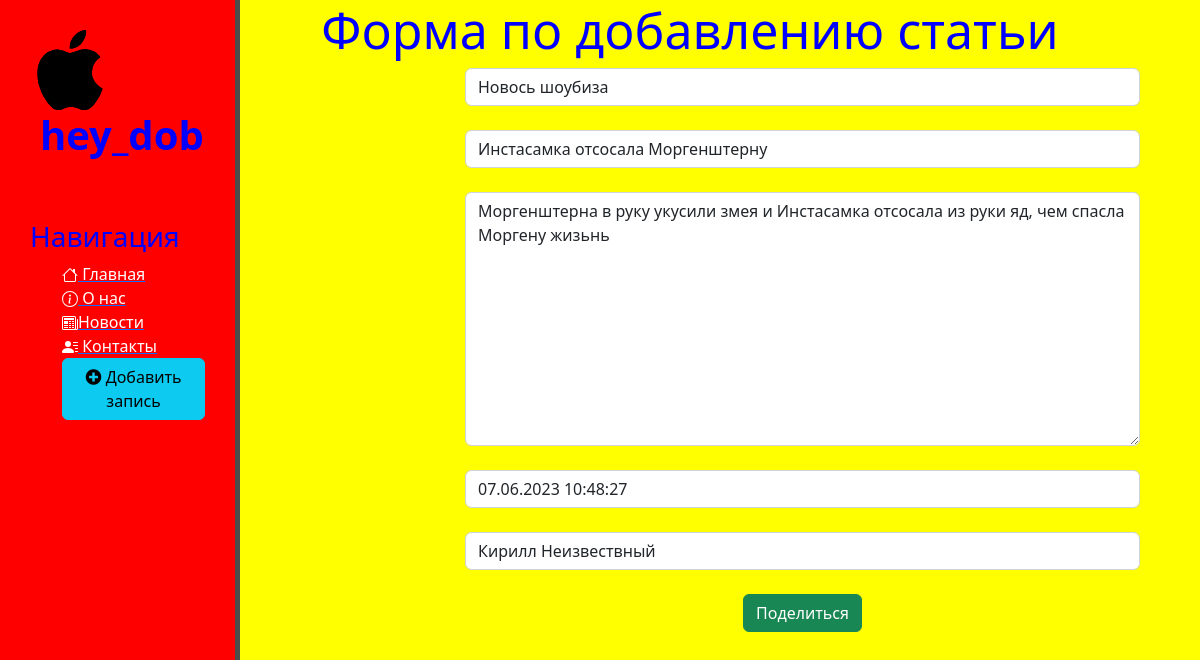
The page /news/1/update on the database as committed earlier.
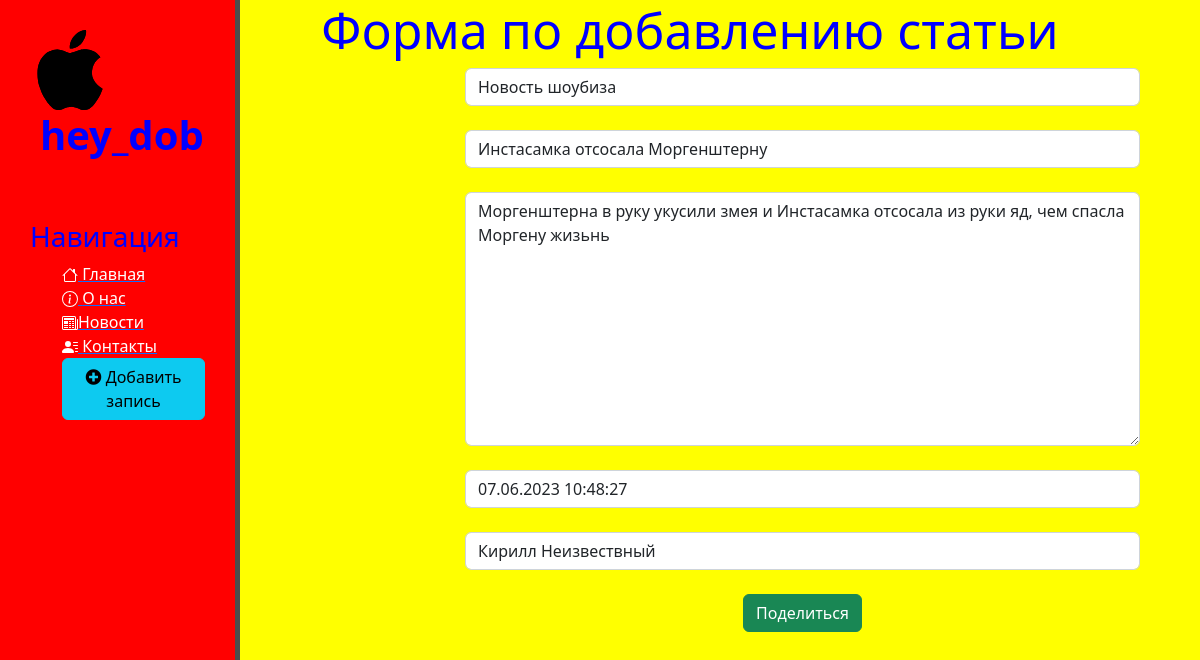
The same page on the database as committed later.
### news/models.py (models this page shows, shortened)
class DataBase(models.Model):
    title = models.CharField('Заголовок', max_length=50, default='Заголовок не указан')
    intro = models.CharField('Анонс', max_length=200)
    full_text = models.TextField('Текст статьи', max_length=5000)
    date = models.DateTimeField('Дата публикации')
    author = models.CharField('Автор статьи', max_length=50)
    class Meta:
        verbose_name = 'Новость'
        verbose_name_plural = 'Новости'

### news/views.py (the view)
# urls.py: path('<int:pk>/update', views.NewsUpdateView.as_view(), name='news-update'),
class NewsUpdateView(UpdateView):
    model = DataBase
    template_name = 'news/create.html'
    form_class = DataBaseForm

### news/forms.py
class DataBaseForm(ModelForm):
    class Meta:
        model = DataBase
        fields = ['title', 'intro', 'full_text', 'date', 'author']
        widgets = {
            'title': TextInput(attrs={
                'class': 'form-control',
                'placeholder': 'Название статьи',
            }),
            'intro': TextInput(attrs={
                'class': 'form-control',
                'placeholder': 'Анонс статьи',
            }),
            'date': DateTimeInput(attrs={
                'class': 'form-control',
            }),
            'full_text': Textarea(attrs={
                'class': 'form-control',
                'placeholder': 'Текст статьи',
            }),
            'author': TextInput(attrs={
                'class': 'form-control',
                'placeholder': 'Автор статьи',
            }),
        }

### news/templates/news/create.html (shortened to what this page needs)
{% extends 'main/layout.html' %}
{% block body %}
  <div class="features">
    <h1>Форма по добавлению статьи</h1>
    <form method="post">
      {{ form.title }}<br>
      {{ form.intro }}<br>
      {{ form.full_text }}<br>
      {{ form.date }}<br>
      {{ form.author }}<br>
      <button class="btn btn-success" type="submit">Поделиться</button>
    </form>
  </div>
{% endblock %}

Rows that differ between the two databases and show on the page:
changed DataBase "Инстасамка отсосала Моргенштерну": title "Новось шоубиза" → "Новость шоубиза"
